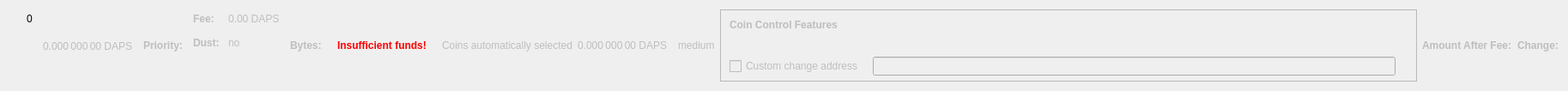
    <widget class="QWidget" name="dummyHideWidget" native="true">
     <property name="maximumSize">
      <size>
       <width>100</width>
       <height>22</height>
      </size>
     </property>
     <layout class="QHBoxLayout" name="dummyHideLayout">
      <item>
       <layout class="QFormLayout" name="formLayoutCoinControl1">
        <property name="horizontalSpacing">
         <number>10</number>
        </property>
        <property name="verticalSpacing">
         <number>14</number>
        </property>
        <property name="leftMargin">
         <number>10</number>
        </property>
        <property name="topMargin">
         <number>4</number>
        </property>
        <property name="rightMargin">
         <number>6</number>
        </property>
        <item row="0" column="1">
         <widget class="QLabel" name="labelCoinControlBytes">
          <property name="cursor">
           <cursorShape>IBeamCursor</cursorShape>
          </property>
          <property name="contextMenuPolicy">
           <enum>Qt::ActionsContextMenu</enum>
          </property>
          <property name="text">
           <string notr="true">0</string>
          </property>
          <property name="textInteractionFlags">
           <set>Qt::LinksAccessibleByMouse|Qt::TextSelectableByKeyboard|Qt::TextSelectableByMouse</set>
          </property>
         </widget>
        </item>
       </layout>
      </item>
      <item>
       <widget class="QLabel" name="labelCoinControlAfterFee">
        <property name="enabled">
         <bool>false</bool>
        </property>
        <property name="sizePolicy">
         <sizepolicy hsizetype="Fixed" vsizetype="Fixed">
          <horstretch>0</horstretch>
          <verstretch>0</verstretch>
         </sizepolicy>
        </property>
        <property name="minimumSize">
         <size>
          <width>111</width>
          <height>12</height>
         </size>
        </property>
        <property name="maximumSize">
         <size>
          <width>111</width>
          <height>12</height>
         </size>
        </property>
        <property name="cursor">
         <cursorShape>IBeamCursor</cursorShape>
        </property>
        <property name="contextMenuPolicy">
         <enum>Qt::ActionsContextMenu</enum>
        </property>
        <property name="text">
         <string notr="true">0.000 000 00 DAPS</string>
        </property>
        <property name="textInteractionFlags">
         <set>Qt::LinksAccessibleByMouse|Qt::TextSelectableByKeyboard|Qt::TextSelectableByMouse</set>
        </property>
       </widget>
      </item>
      <item>
       <widget class="QLabel" name="labelCoinControlPriorityText">
        <property name="enabled">
         <bool>false</bool>
        </property>
        <property name="font">
         <font>
          <weight>75</weight>
          <bold>true</bold>
         </font>
        </property>
        <property name="text">
         <string>Priority:</string>
        </property>
       </widget>
      </item>
      <item>
       <layout class="QHBoxLayout" name="horizontalLayout"/>
      </item>
      <item>
       <layout class="QFormLayout" name="formLayoutCoinControl3">
        <property name="horizontalSpacing">
         <number>10</number>
        </property>
        <property name="verticalSpacing">
         <number>14</number>
        </property>
        <property name="leftMargin">
         <number>6</number>
        </property>
        <property name="topMargin">
         <number>4</number>
        </property>
        <property name="rightMargin">
         <number>6</number>
        </property>
        <item row="0" column="0">
         <widget class="QLabel" name="labelCoinControlFeeText">
          <property name="enabled">
           <bool>false</bool>
          </property>
          <property name="font">
           <font>
            <weight>75</weight>
            <bold>true</bold>
           </font>
          </property>
          <property name="text">
           <string>Fee:</string>
          </property>
          <property name="margin">
           <number>0</number>
          </property>
         </widget>
        </item>
        <item row="0" column="1">
         <widget class="QLabel" name="labelCoinControlFee">
          <property name="enabled">
           <bool>false</bool>
          </property>
          <property name="cursor">
           <cursorShape>IBeamCursor</cursorShape>
          </property>
          <property name="contextMenuPolicy">
           <enum>Qt::ActionsContextMenu</enum>
          </property>
          <property name="text">
           <string notr="true">0.00 DAPS</string>
          </property>
          <property name="textInteractionFlags">
           <set>Qt::LinksAccessibleByMouse|Qt::TextSelectableByKeyboard|Qt::TextSelectableByMouse</set>
          </property>
         </widget>
        </item>
        <item row="1" column="0">
         <widget class="QLabel" name="labelCoinControlLowOutputText">
          <property name="enabled">
           <bool>false</bool>
          </property>
          <property name="font">
           <font>
            <weight>75</weight>
            <bold>true</bold>
           </font>
          </property>
          <property name="text">
           <string>Dust:</string>
          </property>
         </widget>
        </item>
        <item row="1" column="1">
         <widget class="QLabel" name="labelCoinControlLowOutput">
          <property name="enabled">
           <bool>false</bool>
          </property>
          <property name="cursor">
           <cursorShape>IBeamCursor</cursorShape>
          </property>
          <property name="contextMenuPolicy">
           <enum>Qt::ActionsContextMenu</enum>
          </property>
          <property name="text">
           <string>no</string>
          </property>
          <property name="textInteractionFlags">
           <set>Qt::LinksAccessibleByMouse|Qt::TextSelectableByKeyboard|Qt::TextSelectableByMouse</set>
          </property>
         </widget>
        </item>
       </layout>
      </item>
      <item>
       <widget class="QLabel" name="labelCoinControlBytesText">
        <property name="enabled">
         <bool>false</bool>
        </property>
        <property name="font">
         <font>
          <weight>75</weight>
          <bold>true</bold>
         </font>
        </property>
        <property name="text">
         <string>Bytes:</string>
        </property>
       </widget>
      </item>
      <item>
       <layout class="QFormLayout" name="formLayoutCoinControl2">
        <property name="horizontalSpacing">
         <number>10</number>
        </property>
        <property name="verticalSpacing">
         <number>14</number>
        </property>
        <property name="leftMargin">
         <number>6</number>
        </property>
        <property name="topMargin">
         <number>4</number>
        </property>
        <property name="rightMargin">
         <number>6</number>
        </property>
       </layout>
      </item>
      <item>
       <layout class="QHBoxLayout" name="horizontalLayoutCoinControl2">
        <property name="spacing">
         <number>8</number>
        </property>
        <property name="bottomMargin">
         <number>10</number>
        </property>
       </layout>
      </item>
      <item>
       <widget class="QLabel" name="labelCoinControlInsuffFunds">
        <property name="enabled">
         <bool>false</bool>
        </property>
        <property name="minimumSize">
         <size>
          <width>0</width>
          <height>0</height>
         </size>
        </property>
        <property name="font">
         <font>
          <weight>75</weight>
          <bold>true</bold>
         </font>
        </property>
        <property name="styleSheet">
         <string notr="true">color:red;font-weight:bold;</string>
        </property>
        <property name="text">
         <string>Insufficient funds!</string>
        </property>
        <property name="margin">
         <number>5</number>
        </property>
       </widget>
      </item>
      <item>
       <layout class="QFormLayout" name="formLayoutCoinControl4">
        <property name="horizontalSpacing">
         <number>10</number>
        </property>
        <property name="verticalSpacing">
         <number>14</number>
        </property>
        <property name="leftMargin">
         <number>6</number>
        </property>
        <property name="topMargin">
         <number>4</number>
        </property>
        <property name="rightMargin">
         <number>6</number>
        </property>
       </layout>
      </item>
      <item>
       <widget class="QLabel" name="labelCoinControlAutomaticallySelected">
        <property name="enabled">
         <bool>false</bool>
        </property>
        <property name="sizePolicy">
         <sizepolicy hsizetype="Fixed" vsizetype="Fixed">
          <horstretch>0</horstretch>
          <verstretch>0</verstretch>
         </sizepolicy>
        </property>
        <property name="minimumSize">
         <size>
          <width>0</width>
          <height>0</height>
         </size>
        </property>
        <property name="maximumSize">
         <size>
          <width>240</width>
          <height>16777215</height>
         </size>
        </property>
        <property name="text">
         <string>Coins automatically selected</string>
        </property>
        <property name="margin">
         <number>5</number>
        </property>
       </widget>
      </item>
      <item>
       <widget class="QLabel" name="labelCoinControlChange">
        <property name="enabled">
         <bool>false</bool>
        </property>
        <property name="sizePolicy">
         <sizepolicy hsizetype="Fixed" vsizetype="Fixed">
          <horstretch>0</horstretch>
          <verstretch>0</verstretch>
         </sizepolicy>
        </property>
        <property name="minimumSize">
         <size>
          <width>111</width>
          <height>0</height>
         </size>
        </property>
        <property name="maximumSize">
         <size>
          <width>111</width>
          <height>16777215</height>
         </size>
        </property>
        <property name="cursor">
         <cursorShape>IBeamCursor</cursorShape>
        </property>
        <property name="contextMenuPolicy">
         <enum>Qt::ActionsContextMenu</enum>
        </property>
        <property name="text">
         <string notr="true">0.000 000 00 DAPS</string>
        </property>
        <property name="textInteractionFlags">
         <set>Qt::LinksAccessibleByMouse|Qt::TextSelectableByKeyboard|Qt::TextSelectableByMouse</set>
        </property>
       </widget>
      </item>
      <item>
       <widget class="QLabel" name="labelCoinControlPriority">
        <property name="enabled">
         <bool>false</bool>
        </property>
        <property name="cursor">
         <cursorShape>IBeamCursor</cursorShape>
        </property>
        <property name="contextMenuPolicy">
         <enum>Qt::ActionsContextMenu</enum>
        </property>
        <property name="text">
         <string>medium</string>
        </property>
        <property name="textInteractionFlags">
         <set>Qt::LinksAccessibleByMouse|Qt::TextSelectableByKeyboard|Qt::TextSelectableByMouse</set>
        </property>
       </widget>
      </item>
      <item>
       <widget class="QFrame" name="frameCoinControl">
        <property name="sizePolicy">
         <sizepolicy hsizetype="Expanding" vsizetype="Expanding">
          <horstretch>0</horstretch>
          <verstretch>0</verstretch>
         </sizepolicy>
        </property>
        <property name="maximumSize">
         <size>
          <width>16777215</width>
          <height>16777215</height>
         </size>
        </property>
        <property name="frameShape">
         <enum>QFrame::StyledPanel</enum>
        </property>
        <property name="frameShadow">
         <enum>QFrame::Sunken</enum>
        </property>
        <layout class="QVBoxLayout" name="verticalLayoutCoinControl2_2">
         <property name="spacing">
          <number>0</number>
         </property>
         <property name="leftMargin">
          <number>0</number>
         </property>
         <property name="topMargin">
          <number>0</number>
         </property>
         <property name="rightMargin">
          <number>0</number>
         </property>
         <property name="bottomMargin">
          <number>6</number>
         </property>
         <item>
          <layout class="QVBoxLayout" name="verticalLayoutCoinControl" stretch="0,0,0,1">
           <property name="spacing">
            <number>0</number>
           </property>
           <property name="leftMargin">
            <number>10</number>
           </property>
           <property name="topMargin">
            <number>10</number>
           </property>
           <item>
            <layout class="QHBoxLayout" name="horizontalLayoutCoinControl1">
             <property name="bottomMargin">
              <number>15</number>
             </property>
             <item>
              <widget class="QLabel" name="labelCoinControlFeatures">
               <property name="enabled">
                <bool>false</bool>
               </property>
               <property name="sizePolicy">
                <sizepolicy hsizetype="Preferred" vsizetype="Maximum">
                 <horstretch>0</horstretch>
                 <verstretch>0</verstretch>
                </sizepolicy>
               </property>
               <property name="font">
                <font>
                 <weight>75</weight>
                 <bold>true</bold>
                </font>
               </property>
               <property name="styleSheet">
                <string notr="true">font-weight:bold;</string>
               </property>
               <property name="text">
                <string>Coin Control Features</string>
               </property>
              </widget>
             </item>
            </layout>
           </item>
           <item>
            <widget class="QWidget" name="widgetCoinControl" native="true">
             <property name="sizePolicy">
              <sizepolicy hsizetype="Preferred" vsizetype="Preferred">
               <horstretch>0</horstretch>
               <verstretch>0</verstretch>
              </sizepolicy>
             </property>
             <property name="minimumSize">
              <size>
               <width>0</width>
               <height>0</height>
              </size>
             </property>
             <property name="styleSheet">
              <string notr="true"/>
             </property>
             <layout class="QHBoxLayout" name="horizontalLayoutCoinControl5_2">
              <property name="leftMargin">
               <number>0</number>
              </property>
              <property name="topMargin">
               <number>0</number>
              </property>
              <property name="rightMargin">
               <number>0</number>
              </property>
              <property name="bottomMargin">
               <number>0</number>
              </property>
              <item>
               <layout class="QHBoxLayout" name="horizontalLayoutCoinControl3">
                <property name="spacing">
                 <number>20</number>
                </property>
                <property name="topMargin">
                 <number>0</number>
                </property>
                <property name="bottomMargin">
                 <number>10</number>
                </property>
               </layout>
              </item>
             </layout>
            </widget>
           </item>
           <item>
            <layout class="QHBoxLayout" name="horizontalLayoutCoinControl4" stretch="0,0,0">
             <property name="spacing">
              <number>12</number>
             </property>
             <property name="sizeConstraint">
              <enum>QLayout::SetDefaultConstraint</enum>
             </property>
             <property name="topMargin">
              <number>5</number>
             </property>
             <property name="rightMargin">
              <number>5</number>
             </property>
             <item>
              <widget class="QCheckBox" name="checkBoxCoinControlChange">
               <property name="enabled">
                <bool>false</bool>
               </property>
               <property name="toolTip">
                <string>If this is activated, but the change address is empty or invalid, change will be sent to a newly generated address.</string>
               </property>
               <property name="text">
                <string>Custom change address</string>
               </property>
              </widget>
             </item>
             <item>
              <widget class="QValidatedLineEdit" name="lineEditCoinControlChange">
               <property name="enabled">
                <bool>false</bool>
               </property>
               <property name="sizePolicy">
                <sizepolicy hsizetype="Expanding" vsizetype="Fixed">
                 <horstretch>0</horstretch>
                 <verstretch>0</verstretch>
                </sizepolicy>
               </property>
              </widget>
             </item>
             <item>
              <widget class="QLabel" name="labelCoinControlChangeLabel_2">
               <property name="sizePolicy">
                <sizepolicy hsizetype="Preferred" vsizetype="Expanding">
                 <horstretch>0</horstretch>
                 <verstretch>0</verstretch>
                </sizepolicy>
               </property>
               <property name="minimumSize">
                <size>
                 <width>0</width>
                 <height>0</height>
                </size>
               </property>
               <property name="text">
                <string/>
               </property>
               <property name="margin">
                <number>3</number>
               </property>
              </widget>
             </item>
            </layout>
           </item>
           <item>
            <spacer name="verticalSpacerCoinControl">
             <property name="orientation">
              <enum>Qt::Vertical</enum>
             </property>
             <property name="sizeHint" stdset="0">
              <size>
               <width>800</width>
               <height>1</height>
              </size>
             </property>
            </spacer>
           </item>
          </layout>
         </item>
        </layout>
       </widget>
      </item>
      <item>
       <widget class="QLabel" name="labelCoinControlAfterFeeText">
        <property name="enabled">
         <bool>false</bool>
        </property>
        <property name="minimumSize">
         <size>
          <width>0</width>
          <height>0</height>
         </size>
        </property>
        <property name="maximumSize">
         <size>
          <width>16777215</width>
          <height>16777215</height>
         </size>
        </property>
        <property name="font">
         <font>
          <weight>75</weight>
          <bold>true</bold>
         </font>
        </property>
        <property name="text">
         <string>Amount After Fee:</string>
        </property>
        <property name="alignment">
         <set>Qt::AlignLeading|Qt::AlignLeft|Qt::AlignVCenter</set>
        </property>
        <property name="margin">
         <number>0</number>
        </property>
       </widget>
      </item>
      <item>
       <widget class="QLabel" name="labelCoinControlChangeText">
        <property name="enabled">
         <bool>false</bool>
        </property>
        <property name="sizePolicy">
         <sizepolicy hsizetype="Preferred" vsizetype="Preferred">
          <horstretch>0</horstretch>
          <verstretch>0</verstretch>
         </sizepolicy>
        </property>
        <property name="minimumSize">
         <size>
          <width>0</width>
          <height>0</height>
         </size>
        </property>
        <property name="maximumSize">
         <size>
          <width>16777215</width>
          <height>16777215</height>
         </size>
        </property>
        <property name="font">
         <font>
          <weight>75</weight>
          <bold>true</bold>
         </font>
        </property>
        <property name="text">
         <string>Change:</string>
        </property>
        <property name="alignment">
         <set>Qt::AlignLeading|Qt::AlignLeft|Qt::AlignVCenter</set>
        </property>
       </widget>
      </item>
     </layout>
    </widget>
